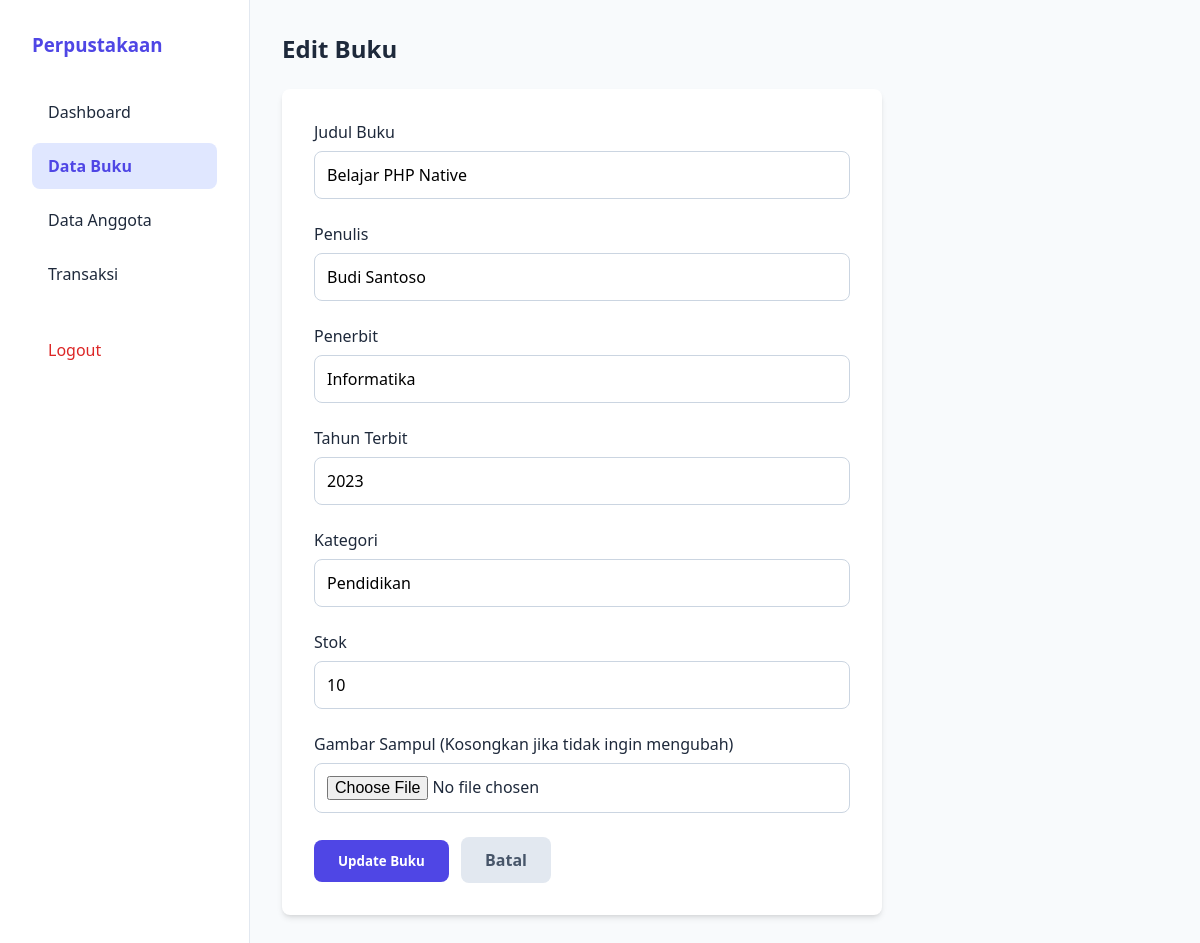
Page /admin/buku_edit.php?id=1 on the committed database.
### tables this page shows
CREATE TABLE buku (
    id_buku INT AUTO_INCREMENT PRIMARY KEY,
    judul VARCHAR(255) NOT NULL,
    penulis VARCHAR(100) NOT NULL,
    penerbit VARCHAR(100) NOT NULL,
    tahun INT NOT NULL,
    kategori VARCHAR(50),
    stok INT NOT NULL DEFAULT 0,
    gambar VARCHAR(255) DEFAULT 'default.jpg',
    created_at TIMESTAMP DEFAULT CURRENT_TIMESTAMP
);

### admin/buku_edit.php (the view, shortened to what this page needs)
<?php
require_once '../config/database.php';
$id = $_GET['id'];
$query = "SELECT * FROM buku WHERE id_buku = '$id'";
$result = mysqli_query($koneksi, $query);
$data = mysqli_fetch_assoc($result);
?>
<!DOCTYPE html>
<html lang="id">
<head>
    <link rel="stylesheet" href="../assets/css/style.css">
</head>
<body>
    <div class="dashboard-container">
        <?php include 'includes/sidebar.php'; ?>
        <main class="main-content">
            <h2 style="margin-bottom: 1.5rem;">Edit Buku</h2>
            <div class="form-card">
                <form action="" method="POST" enctype="multipart/form-data">
                    <div class="form-group">
                        <label class="form-label">Judul Buku</label>
                        <input type="text" name="judul" class="form-input" value="<?php echo $data['judul']; ?>" required>
                    </div>
                    <div class="form-group">
                        <label class="form-label">Penulis</label>
                        <input type="text" name="penulis" class="form-input" value="<?php echo $data['penulis']; ?>" required>
                    </div>
                    <div class="form-group">
                        <label class="form-label">Penerbit</label>
                        <input type="text" name="penerbit" class="form-input" value="<?php echo $data['penerbit']; ?>" required>
                    </div>
                    <div class="form-group">
                        <label class="form-label">Tahun Terbit</label>
                        <input type="number" name="tahun" class="form-input" value="<?php echo $data['tahun']; ?>" required>
                    </div>
                    <div class="form-group">
                        <label class="form-label">Kategori</label>
                        <input type="text" name="kategori" class="form-input" value="<?php echo $data['kategori']; ?>">
                    </div>
                    <div class="form-group">
                        <label class="form-label">Stok</label>
                        <input type="number" name="stok" class="form-input" value="<?php echo $data['stok']; ?>" required>
                    </div>
                    <div class="form-group">
                        <label class="form-label">Gambar Sampul (Kosongkan jika tidak ingin mengubah)</label>
                        <input type="file" name="gambar" class="form-input">
                    </div>
                    <button type="submit" class="btn btn-primary">Update Buku</button>
                    <a href="buku.php" class="btn" style="background: #e2e8f0; color: #475569; margin-left: 0.5rem;">Batal</a>
                </form>
            </div>
        </main>
    </div>
</body>
</html>

### assets/css/style.css (style rules this page uses)
:root { --primary: #4f46e5; --primary-hover: #4338ca; --secondary: #64748b; --bg-light: #f8fafc; --text-dark: #1e293b; --text-light: #64748b; --white: #ffffff; --shadow: 0 4px 6px -1px rgb(0 0 0 / 0.1), 0 2px 4px -2px rgb(0 0 0 / 0.1); --radius: 0.5rem; }
* { margin: 0; padding: 0; box-sizing: border-box; font-family: 'Segoe UI', Tahoma, Geneva, Verdana, sans-serif; }
body { background-color: var(--bg-light); color: var(--text-dark); min-height: 100vh; display: flex; flex-direction: column; }
.btn { display: inline-block; padding: 0.75rem 1.5rem; border-radius: var(--radius); text-decoration: none; font-weight: 600; transition: all 0.2s; border: none; cursor: pointer; }
.btn-primary { background: var(--primary); color: var(--white); }
.form-group { margin-bottom: 1.5rem; }
.form-label { display: block; margin-bottom: 0.5rem; color: var(--text-dark); font-weight: 500; }
.form-input { width: 100%; padding: 0.75rem; border: 1px solid #cbd5e1; border-radius: var(--radius); transition: border-color 0.2s; font-size: 1rem; }
.dashboard-container { display: flex; }
.main-content { flex: 1; padding: 2rem; }

### admin/buku_edit.php (style rules this page uses)
.dashboard-container { display: flex; }
.main-content { flex: 1; padding: 2rem; }
.form-card { background: white; padding: 2rem; border-radius: 0.5rem; box-shadow: var(--shadow); max-width: 600px; }

### rows in the picture
buku: judul "Belajar PHP Native", penulis "Budi Santoso", penerbit "Informatika", tahun "2023", kategori "Pendidikan", stok "10"
